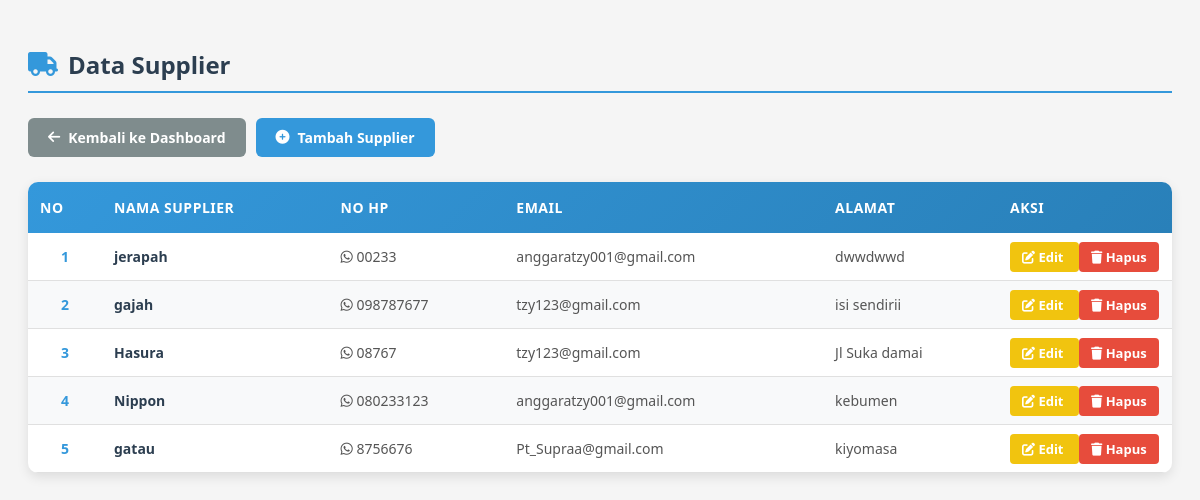
Screenshot of /index.php/admin/supplier with the database file from the repository.
### tables this page shows
CREATE TABLE `supplier` (
  `id_supplier` int(11) NOT NULL,
  `nama_supplier` varchar(100) NOT NULL,
  `alamat` text,
  `email` varchar(100) DEFAULT NULL,
  `no_telepon` varchar(20) DEFAULT NULL
);

### application/controllers/admin/supplier.php (called while the page is built, shortened)
<?php
class Supplier extends CI_Controller {
    public function __construct()
    {
        $this->load->model('M_supplier');
    }
    public function index()
    {
        $data['supplier'] = $this->M_supplier->get_all();
        $this->load->view('admin/supplier/index', $data);
    }
}

### index.php (called while the page is built, shortened)
<?php
require_once BASEPATH.'core/CodeIgniter.php';

### application/models/M_supplier.php (called while the page is built, shortened)
<?php
class M_supplier extends CI_Model {
    protected $table = 'supplier';
    public function get_all()
    {
        return $this->db
            ->order_by('id_supplier', 'DESC')
            ->get($this->table)
            ->result();
    }
}

### application/views/admin/supplier/index.php (the view, shortened to what this page needs)
<!DOCTYPE html>
<html lang="id">
<head>
    <link rel="stylesheet" href="https://cdnjs.cloudflare.com/ajax/libs/font-awesome/6.4.0/css/all.min.css">
</head>
<body>
<h2><i class="fas fa-truck"></i> Data Supplier</h2>
<div class="action-bar">
    <a href="<?= base_url('admin/dashboard') ?>" class="btn btn-secondary">
        <i class="fas fa-arrow-left"></i> Kembali ke Dashboard
    </a>
    <a href="<?= base_url('admin/supplier/tambah') ?>" class="btn btn-primary">
        <i class="fas fa-plus-circle"></i> Tambah Supplier
    </a>
</div>
<table>
    <thead>
        <tr>
            <th width="50">No</th>
            <th>Nama Supplier</th>
            <th>No HP</th>
            <th>Email</th>
            <th>Alamat</th>
            <th width="150">Aksi</th>
        </tr>
    </thead>
    <tbody>
        <?php if (!empty($supplier)): ?>
            <?php $no = 1; foreach ($supplier as $s): ?>
            <tr>
                <td class="id-column"><?= $no++ ?></td>
                <td style="font-weight:600;color:#2c3e50;">
                    <?= htmlspecialchars($s->nama_supplier) ?>
                </td>
                <td>
                    <i class="fab fa-whatsapp text-success"></i>
                    <?= htmlspecialchars($s->no_telepon) ?>
                </td>
                <td><?= htmlspecialchars($s->email) ?></td>
                <td><?= htmlspecialchars($s->alamat) ?></td>
                <td>
                    <a href="<?= base_url('admin/supplier/edit/'.$s->id_supplier) ?>" class="btn-edit">
                        <i class="fas fa-edit"></i> Edit
                    </a>
                    <a href="<?= base_url('admin/supplier/hapus/'.$s->id_supplier) ?>"
                       class="btn-delete"
                       onclick="return confirm('Apakah Anda yakin ingin menghapus data supplier ini?')">
                        <i class="fas fa-trash"></i> Hapus
                    </a>
                </td>
            </tr>
            <?php endforeach; ?>
        <?php endif; ?>
    </tbody>
</table>
</body>
</html>

### application/views/admin/supplier/index.php (style rules this page uses)
body { font-family: 'Segoe UI', Tahoma, Geneva, Verdana, sans-serif; background-color: #f5f5f5; padding: 20px; color: #333; }
h2 { color: #2c3e50; border-bottom: 2px solid #3498db; padding-bottom: 10px; margin-bottom: 25px; display: flex; align-items: center; gap: 10px; }
h2 i { color: #3498db; }
.action-bar { display: flex; gap: 10px; margin-bottom: 25px; }
.btn { display: inline-flex; align-items: center; gap: 8px; padding: 10px 20px; text-decoration: none; border-radius: 6px; font-weight: bold; transition: all 0.3s ease; border: none; cursor: pointer; font-size: 14px; }
.btn-secondary { background-color: #7f8c8d; color: white; }
.btn-primary { background-color: #3498db; color: white; }
table { width: 100%; border-collapse: collapse; box-shadow: 0 4px 12px rgba(0, 0, 0, 0.1); border-radius: 10px; overflow: hidden; background-color: white; }
thead { background: linear-gradient(135deg, #3498db, #2980b9); color: white; }
thead th { padding: 16px 12px; text-align: left; font-weight: 600; font-size: 14px; text-transform: uppercase; letter-spacing: 0.5px; }
tbody tr:nth-child(even) { background-color: #f8f9fa; }
tbody td { padding: 14px 12px; color: #555; border-bottom: 1px solid #e0e0e0; font-size: 14px; }
.id-column { font-weight: bold; color: #3498db; text-align: center; }
.btn-edit { background-color: #f1c40f; color: #fff; padding: 6px 12px; border-radius: 4px; text-decoration: none; font-size: 13px; font-weight: 600; }
.btn-delete { background-color: #e74c3c; color: white; padding: 6px 12px; border-radius: 4px; text-decoration: none; font-size: 13px; font-weight: 600; }

### rows the page displays
supplier: nama_supplier "jerapah", no_telepon "00233", email "anggaratzy001@gmail.com", alamat "dwwdwwd"
supplier: nama_supplier "gajah", no_telepon "098787677", email "tzy123@gmail.com", alamat "isi sendirii"
supplier: nama_supplier "Hasura", no_telepon "08767", email "tzy123@gmail.com", alamat "Jl Suka damai"
supplier: nama_supplier "Nippon", no_telepon "080233123", email "anggaratzy001@gmail.com", alamat "kebumen"
supplier: nama_supplier "gatau", no_telepon "8756676", email "Pt_Supraa@gmail.com", alamat "kiyomasa"
